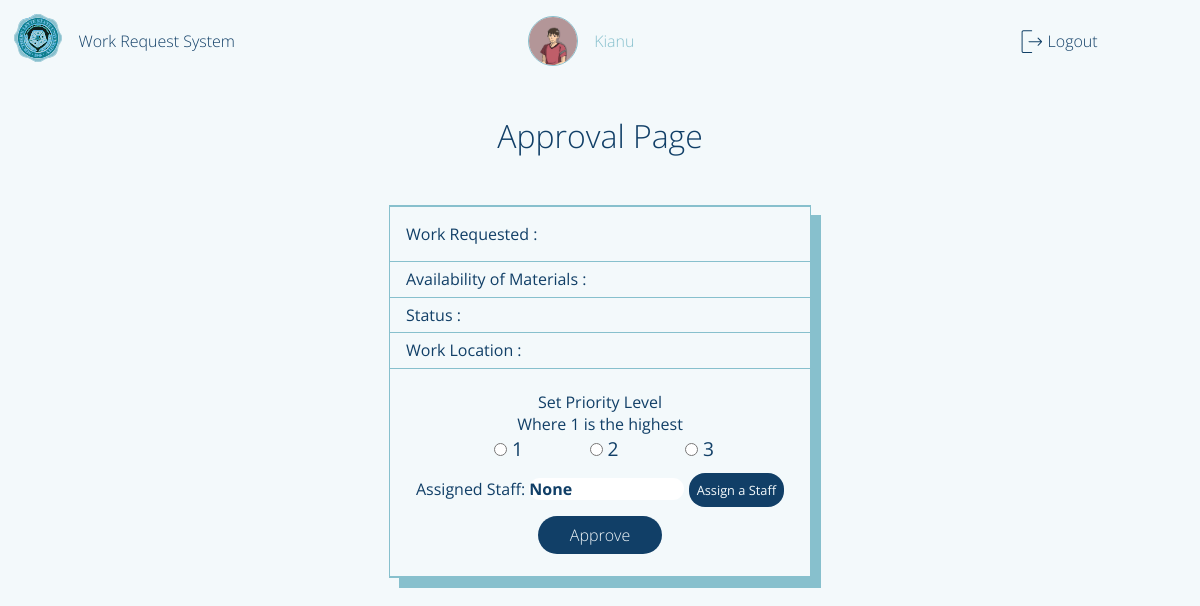
Before: /adminPage/requestApproval/Peter/9 (signed in) with the older database file.
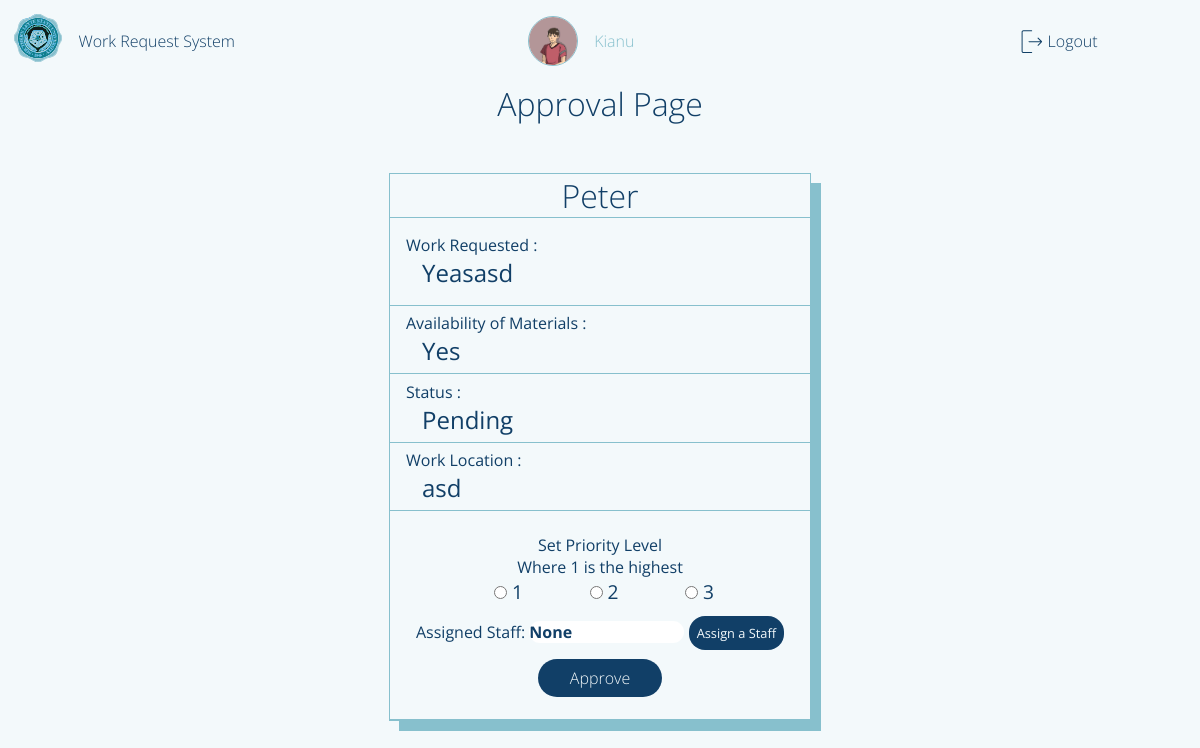
After: the same page with the newer database file.
### flaskApp/models.py (models this page shows, shortened)
class User(db.Model, UserMixin):
	__tablename__ = 'user'
	id = db.Column(db.Integer, primary_key=True)
	userName = db.Column(db.String(20), unique=True, nullable=False)
	userType = db.Column(db.String(20), default='Admin')
	passWord = db.Column(db.String(60), nullable=False)
	profilePicture = db.Column(db.String(60), default='dafault.png')
	requestForm = db.relationship('UserRequestForm', backref='user')
	userStaffExtension = db.relationship('StaffExtension', backref='staffExtension', uselist=False)

class UserRequestForm(db.Model):
	__tablename__ = 'userRequestForm'
	id = db.Column(db.Integer, primary_key=True)
	requestorName = db.Column(db.String(500), nullable=False)
	requestTitle = db.Column(db.String(500), nullable=False)
	requestedWork = db.Column(db.String(500), nullable=False)
	roomNumber = db.Column(db.String(20), nullable=False)
	avilabilityOfMaterials = db.Column(db.String(10), nullable=False)
	priorityLevel = db.Column(db.Integer, default=0) # change this to integer in the future 0 - pending 1 - high 2 - medium 3 - low
	status = db.Column(db.String(20), default='Pending')
	dateApproved = db.Column(DateTime, default=datetime.now(), nullable=False)
	dateLimit = db.Column(DateTime, default=datetime.now(), nullable=False)
	requestFormId = db.Column(db.Integer, db.ForeignKey('user.id'))
	requestRating = db.Column(db.Integer, default=0) # this is where a rating will be recorded
	assignedStaff = db.Column(db.Integer, db.ForeignKey('userstaff.id'))

### flaskApp/routes.py (the view, shortened to what this page needs)
@app.route('/adminPage/requestApproval/<name>/<int:idNum>', methods=['POST', 'GET'])
def adminPageApproval(name, idNum):
	if current_user.is_authenticated == False:
		return redirect(url_for('loginPage'))
	name_ = name
	idNum_ = idNum
	formApprove = RequestApproval()
	user = UserRequestForm.query.filter_by(requestorName=name_, id=idNum_).first()
	approvedDate = datetime.now()
	userStaff = StaffExtension.query.all()
	profileImage = url_for('static', filename='profilePic/'+current_user.profilePicture)
	return render_template('adminApproval.html',id=idNum_, userName=name_, title='Admin Approval Page', user=current_user.userName, form=formApprove, user2=user, profileImage=profileImage, userStaff=userStaff)

### flaskApp/forms.py
class RequestApproval(FlaskForm):
	priorityLevel = RadioField('Level', choices=[1,2,3])
	assignStaff = StringField('Assigned Staff', validators=[DataRequired()])
	submitApproval = SubmitField('Approve')

### flaskApp/models.py (called while the page is built)
@loginManager.user_loader
def loadUser(userId):
	return User.query.get(int(userId))

### flaskApp/templates/adminApproval.html (shortened to what this page needs)
{% extends "layout.html" %}
{% block content %}
	<main class="content-main">
		<section class="content-main-header">
			Approval Page
		</section>
		<section class="content-main-body">
			<div class="main-body-form">
				<header>{{user2.requestorName}}</header>
				<main>
					<section>
						<i>Work Requested :</i>
						<i>{{user2.requestTitle}}</i>
					</section>
					<section>
						<i>Availability of Materials :</i>
						<i>{{user2.avilabilityOfMaterials}}</i>
					</section>
					<section>
						<i>Status :</i>
						<i>{{user2.status}}</i>
					</section>
					<section>
						<i>Work Location :</i>
						<i>{{user2.roomNumber}}</i>
					</section>
					<section>
						<form method="POST" class="approval-form">
							<p>Set Priority Level</p>
							<p>Where 1 is the highest</p>
							{{ form.priorityLevel() }}
							{{ form.assignStaff.label}}:
							{{ form.assignStaff(class='assignStaff',readonly=true, value='None') }}
							<span class="assign-btn">Assign a Staff</span>
							{{ form.submitApproval(id="approve-btn") }}
						</form>
					</section>
				</main>
			</div>
		</section>
	</main>
{% endblock content %}

### flaskApp/templates/layout.html (shortened to what this page needs)
<!DOCTYPE html>
<html>
<head>
    {% if title == 'Login Page'%}
    	<link rel="stylesheet" type="text/css" href="{{ url_for('static', filename='login.css') }}">
    {% elif title == 'Admin Page'%}
    	<link rel="stylesheet" type="text/css" href="{{ url_for('static', filename='adminDashboard.css') }}">
    {% elif title == 'Requestor Page'%}
        <link rel="stylesheet" type="text/css" href="{{ url_for('static', filename='requestorDashboard.css') }}">
    {% elif title == 'Staff Page'%}
        <link rel="stylesheet" type="text/css" href="{{ url_for('static', filename='staffDashboard.css') }}">
    {% elif title == 'Admin Approval Page'%}
        <link rel="stylesheet" type="text/css" href="{{ url_for('static', filename='adminApproval.css') }}">
    {% elif title == 'Staff Ongoing Page'%}
        <link rel="stylesheet" type="text/css" href="{{ url_for('static', filename='staffOngoing.css') }}">
    {% elif title == 'Profile Page'%}
        <link rel="stylesheet" type="text/css" href="{{ url_for('static', filename='profilePage.css') }}">
     {% elif title == 'Rate Staff'%}
        <link rel="stylesheet" type="text/css" href="{{ url_for('static', filename='rateStaff.css') }}">
    {% endif%}
</head>
<body>
	<div class="container">
        {% if title != 'Login Page'%}
        <header class="content-header">
            <div class="img-box">
                <img class="logo_slsu" src="{{ url_for('static', filename='img/logo_slsu.svg') }}">
            </div>
            {% if title == 'Admin Page'%}
                <section class="header-title">
                    <a href="{{ url_for('adminPage') }}">Work Request System</a>
                </section>
                <section class="header-user">
                    <img class='profile-picture'src="{{ profileImage }}">
                    <a href="{{ url_for('profilePage') }}">{{ user }}</a>
                </section>
            {% elif title == 'Admin Approval Page' %}
                <section class="header-title">
                    <a href="{{ url_for('adminPage') }}">Work Request System</a>
                </section>
                <section class="header-user">
                <img class='profile-picture'src="{{ profileImage }}">
                    <a href="{{ url_for('profilePage') }}">{{ user }}</a>
                </section>
            {% endif %}
            <div class="header-profile">
                {% if current_user.is_authenticated == True %}
                <img src="{{ url_for('static', filename='img/logout.svg') }}">
                <a href="{{ url_for('logout') }}">Logout</a>
                {% endif %}
            </div>
        </header>
        {% endif%}
		{% block content %}{% endblock content %}
	</div>
</body>
</html>

### flaskApp/static/adminApproval.css (style rules this page uses)
body { background: var(--white); }
.container { margin: 0; display: grid; height: 100vh; grid-template-columns: 1fr 1fr 1fr; grid-template-rows: 0fr 1fr 0.5fr; grid-template-areas: 'h h h' 'm m m' 'f f f'; }
.content-header { grid-area: h; display: flex; flex-direction: row; align-items: center; padding: var(--fn-small); }
.img-box { flex-grow: 0; }
.header-title { flex-grow: 0; margin-left: 1rem; }
.header-title a { font-size: var(--fn-regular); font-weight: lighter; color: var(--blue); }
.header-user { flex-grow: 1; font-size: var(--fn-regular); font-weight: lighter; color: var(--blue); }
.header-profile { flex-grow: 0.3; }
.header-profile a { font-size: var(--fn-regular); font-weight: lighter; color: var(--blue); }
.content-main { grid-area: m; display: flex; flex-direction: column; justify-content: center; align-items: center; }
.content-main-header { color: var(--blue); font-size: var(--fn-large); font-weight: lighter; }
.content-main-body div { display: flex; flex-direction: column; height: 100%; width: 35vw; border: 1px solid var(--blueGreen); margin-top: 3rem; box-shadow: 10px 10px var(--blueGreen); }
.content-main-body div header, .content-main-body div main, .content-main-body div footer { color: var(--blue); }
.content-main-body div header { flex-grow: 0; text-align: center; font-size: var(--fn-large); font-weight: lighter; border-bottom: 1px solid var(--blueGreen); padding: 0; margin: 0; }
.content-main-body div main { flex-grow: 1; display: grid; grid-template-columns: 1fr; grid-template-rows: 0.3fr; }
.content-main-body div main section:first-child { padding: 1rem 1rem 1rem 0rem; }
.content-main-body div main section { display: flex; flex-direction: column; border-bottom: 1px solid var(--blueGreen); padding: 0; justify-content: center; }
.content-main-body div main section i { padding: 0; margin-left: 1rem; }
.content-main-body div main section i:nth-child(2) { font-size: var(--fn-medium); margin-left: 2rem; font-style: normal; }
#approve-btn { font-size: var(--fn-regular); background: var(--blue); color: var(--white); font-weight: lighter; padding: 0.5rem 2rem 0.5rem 2rem; cursor: pointer; margin-top: 1rem; }
.approval-form { display: block; text-align: center; }
.content-main-body div main section:nth-child(5) ul { list-style: none; display: flex; flex-direction: row; justify-content: space-between; margin: 0rem 5rem 0rem 3rem; }
.content-main-body div main section:nth-child(5) ul li { font-size: 1.2rem; }
.main-body-form main section form { padding: 1rem; }
.assign-btn { border: none; color: var(--white); background-color: var(--blue); padding: 0.5rem; border-radius: 1rem; cursor: pointer; }
.assignStaff { margin-top: 1rem; font-size: var(--fn-regular); font-weight: bold; padding: 0; width: 40%; }
.assign-btn { font-size: 0.8rem; }

Changed rows visible on the page:
added UserRequestForm: requestorName "Peter", requestTitle "Yeasasd", avilabilityOfMaterials "Yes", status "Pending", roomNumber "asd"
